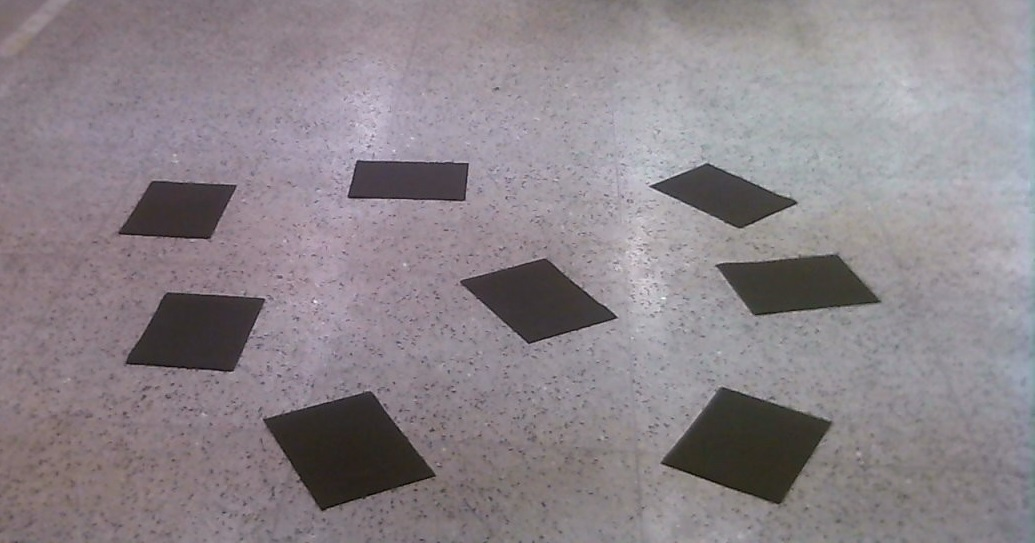
#> input picture 1.jpg, 1035 x 543 px, given in place of the camera
$ python test2.py   (Python 2 division)   (older library calls are emulated)
#> lines starting #> are read from the running program, lines starting #| are printed output that depends on the picture; after the words box and inside, x2 and y2 are one past the last pixel; in counts of white or black regions, pixels touching at a corner belong together
import cv2
import numpy as np
import copy
import time
from datetime import datetime


cap = cv2.VideoCapture(1)

def nothing(x):
    pass
# Creating a window for later use
cv2.namedWindow('AFTER HSV FILTERING')

# Starting with 100's to prevent error while masking
h,s,v = 110,40,0

# Creating track bar
cv2.createTrackbar('h', 'AFTER HSV FILTERING',0,179,nothing)
cv2.createTrackbar('s', 'AFTER HSV FILTERING',0,255,nothing)
cv2.createTrackbar('v', 'AFTER HSV FILTERING',0,255,nothing)

while(1):
#    time.sleep(0.2)
    _, frame = cap.read()
#> frame is the input picture: shape (543, 1035, 3); mean B, G, R 137.3, 131.9, 139.6
    frame1 = copy.copy(frame)

    #converting to HSV
    hsv = cv2.cvtColor(frame,cv2.COLOR_BGR2HSV)
#> hsv: shape (543, 1035, 3); mean H, S, V 125.6, 21.1, 141.4

    # get info from track bar and appy to result
    h = cv2.getTrackbarPos('h','AFTER HSV FILTERING')
    s = cv2.getTrackbarPos('s','AFTER HSV FILTERING')
    v = cv2.getTrackbarPos('v','AFTER HSV FILTERING')

    # Normal masking algorithm
    lower_blue = np.array([h,s,v])
    upper_blue = np.array([h + 20,s + 140,255])

    mask = cv2.inRange(hsv,lower_blue, upper_blue)
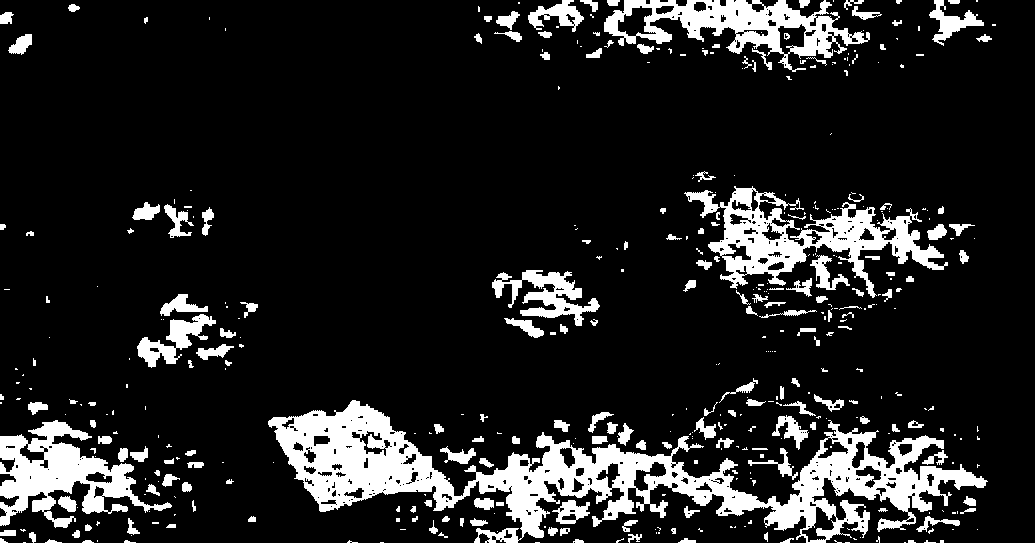
#> mask: shape (543, 1035); 13.6% white; 433 white regions (253 under 20 px), largest, box (x1, y1, x2, y2) and area: (268, 400, 988, 543) 31155, (684, 186, 948, 298) 9155, (0, 420, 172, 528) 7360

    result = cv2.bitwise_and(frame,frame,mask = mask)
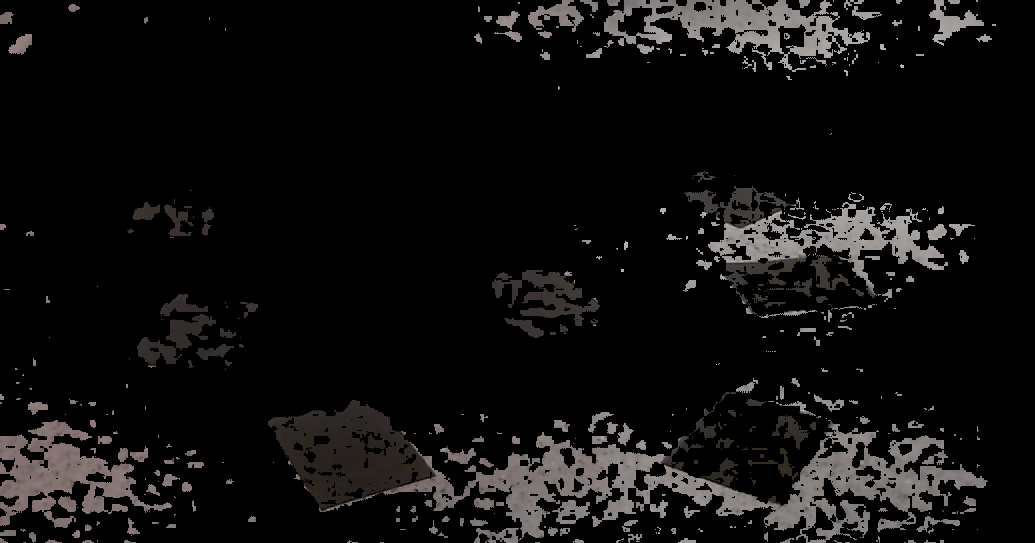
#> result: shape (543, 1035, 3); mean B, G, R 14.4, 14.7, 15.6
    blur = cv2.blur(result,(5,5))
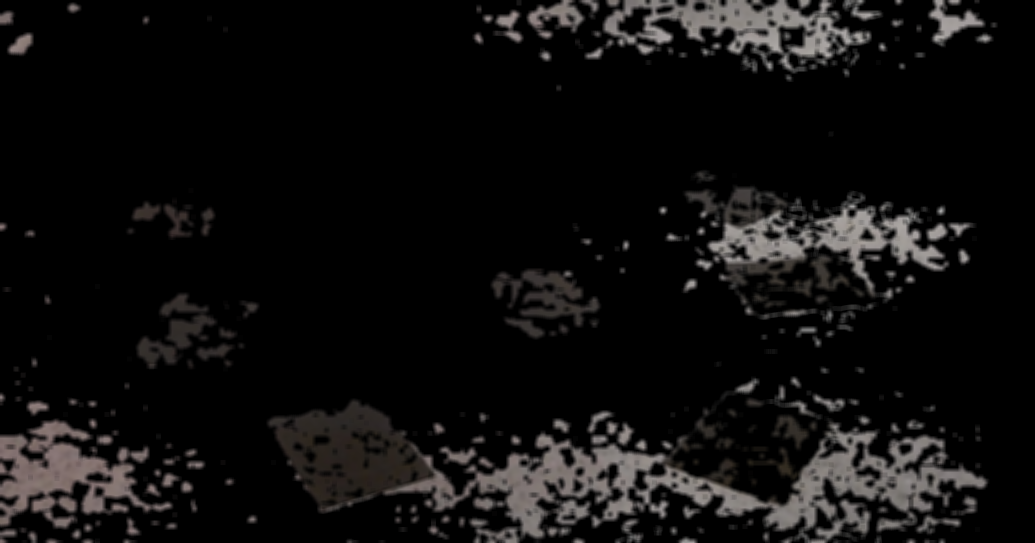
#> blur: shape (543, 1035, 3); mean B, G, R 14.4, 14.7, 15.6

    bw = cv2.cvtColor(blur,cv2.COLOR_HSV2BGR)
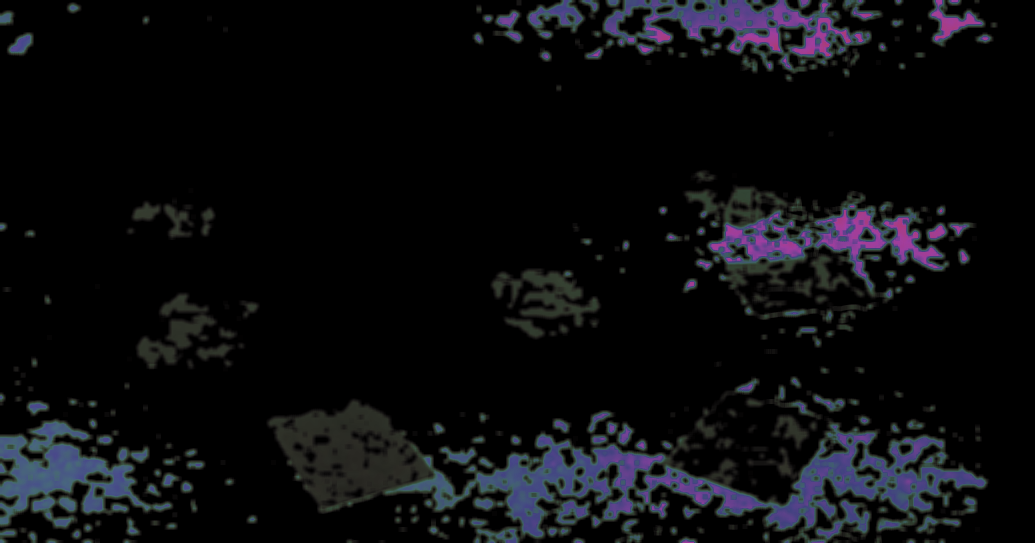
#> bw: shape (543, 1035, 3); mean B, G, R 14.6, 11.9, 11.4
    bw2 = cv2.cvtColor(bw,cv2.COLOR_BGR2GRAY)
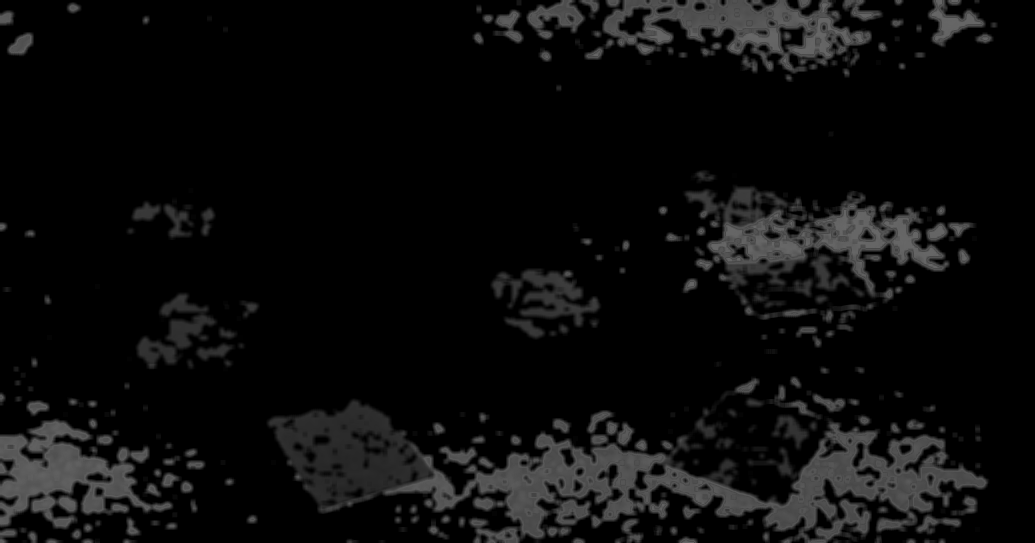
#> bw2: shape (543, 1035); min 0, max 105, mean 12

    th3 = cv2.adaptiveThreshold(bw2,255,cv2.ADAPTIVE_THRESH_GAUSSIAN_C,\
            cv2.THRESH_BINARY,11,2)
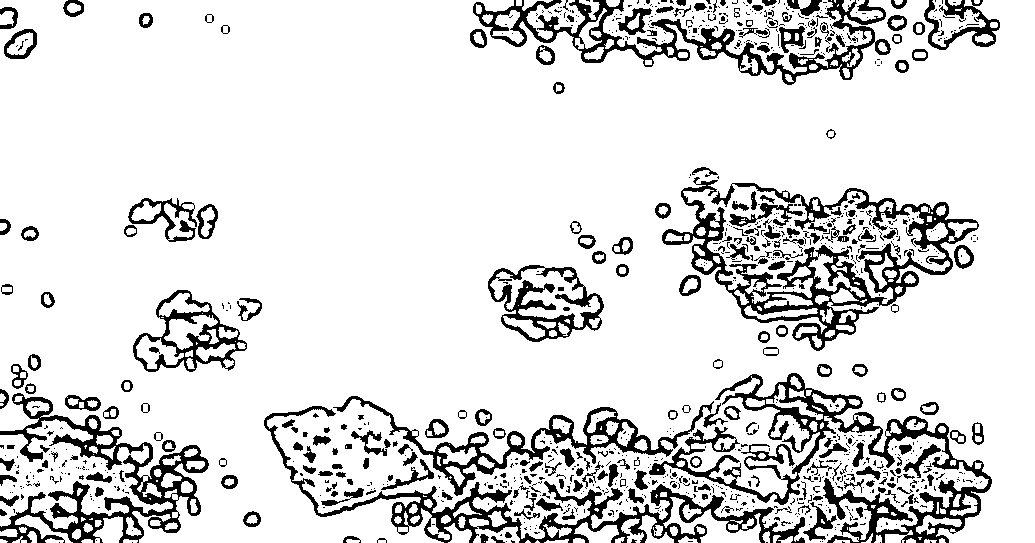
#> th3: shape (543, 1035); 86.1% white; 1031 black regions (769 under 20 px)
    #edges = cv2.Canny(th3,100,200)
    th4 = copy.copy(th3)


    image, contours, hierarchy = cv2.findContours(th4,cv2.RETR_TREE,cv2.CHAIN_APPROX_SIMPLE)
#> contours = 1775 contours, 1230 with area under 20; largest, box (x1, y1, x2, y2) and area: (0, 0, 1035, 543) 484490, (661, 179, 980, 352) 16012, (603, 0, 872, 74) 9952, (0, 419, 173, 529) 8401, (332, 395, 715, 497) 7211
    print len(contours)
#| 1775
    cv2.imshow('AFTER HSV FILTERING',blur)
    cv2.imshow('REAL IMAGE',image)
    cv2.imshow('FINAL IMAGE AFTER THRESHOLDING',th3)
    # [7 lines of commented-out code are left out]
#> (the run stopped early here; a loop or call above may not have finished)

$ run again, on 3.jpg
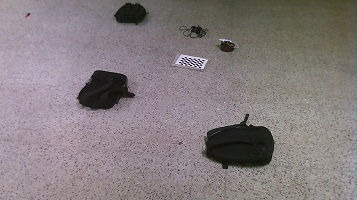
#> input picture 3.jpg, 357 x 200 px, given in place of the camera
#> frame is the input picture: shape (200, 357, 3); mean B, G, R 127.2, 125.3, 133.8
#> hsv: shape (200, 357, 3); mean H, S, V 98.1, 26.4, 134.3
#> `mask = cv2.inRange(hsv,lower_blue, upper_blue)`:
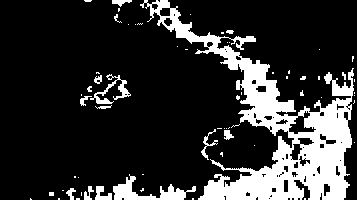
#> mask: shape (200, 357); 18.8% white; 64 white regions (47 under 20 px), largest, box (x1, y1, x2, y2) and area: (140, 0, 354, 200) 11308, (113, 174, 196, 200) 778, (90, 74, 131, 104) 335
#> `th3 = cv2.adaptiveThreshold(bw2,255,cv2.ADAPTIVE_THRESH_GAUSSIAN_C,\ c..`:
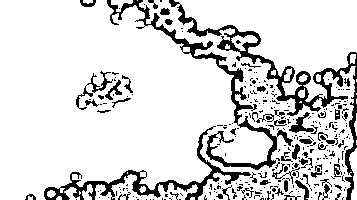
#> th3: shape (200, 357); 85.1% white; 311 black regions (256 under 20 px)
#> contours = 463 contours, 378 with area under 20; largest, box (x1, y1, x2, y2) and area: (0, 0, 357, 200) 60741, (95, 174, 198, 200) 912, (205, 115, 278, 171) 883, (288, 111, 315, 134) 239, (86, 70, 113, 94) 212
#| 463

$ run again, on 4.jpg
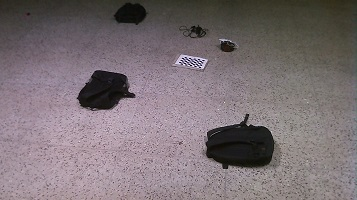
#> input picture 4.jpg, 357 x 200 px, given in place of the camera
#> frame is the input picture: shape (200, 357, 3); mean B, G, R 116.4, 112.5, 123.1
#> hsv: shape (200, 357, 3); mean H, S, V 106.8, 29.4, 123.3
#> `mask = cv2.inRange(hsv,lower_blue, upper_blue)`:
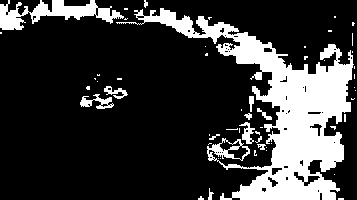
#> mask: shape (200, 357); 21.8% white; 55 white regions (43 under 20 px), largest, box (x1, y1, x2, y2) and area: (116, 8, 354, 200) 12881, (0, 0, 124, 30) 1600, (80, 94, 114, 109) 235
#> `th3 = cv2.adaptiveThreshold(bw2,255,cv2.ADAPTIVE_THRESH_GAUSSIAN_C,\ c..`:
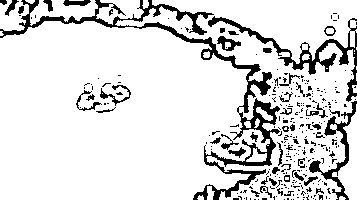
#> th3: shape (200, 357); 86.3% white; 297 black regions (251 under 20 px)
#> contours = 394 contours, 315 with area under 20; largest, box (x1, y1, x2, y2) and area: (0, 0, 357, 200) 58627, (332, 104, 357, 200) 883, (30, 0, 98, 26) 840, (96, 0, 144, 25) 698, (0, 0, 29, 31) 574
#| 394
